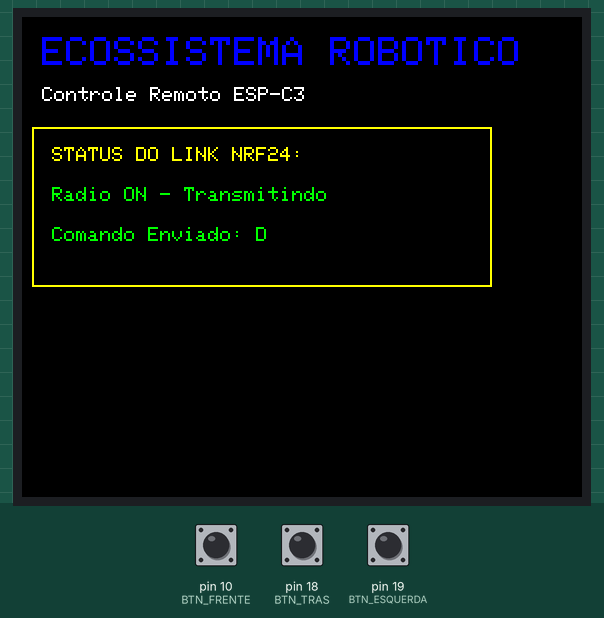
Bench run of a sketch on a simulated Arduino Nano, built with avr-gcc and run on an emulated ATmega328P. On the bench: 280×240 colour display. The inputs (shaded band) are chosen by the test bench; at power-on: pin 10 (BTN_FRENTE) HIGH, pin 18 (BTN_TRAS) HIGH, pin 19 (BTN_ESQUERDA) HIGH. No radio packets arrive unless stated.

Above: at 1.4 s.
1.5 s: pin 10 (BTN_FRENTE) pulled LOW for 0.15 s
3.1 s: pin 18 (BTN_TRAS) pulled LOW for 0.15 s
4.7 s: pin 19 (BTN_ESQUERDA) pulled LOW for 0.15 s
Timing chart, 0 to 7.7 s (numbered marks = the images above; inputs shaded):
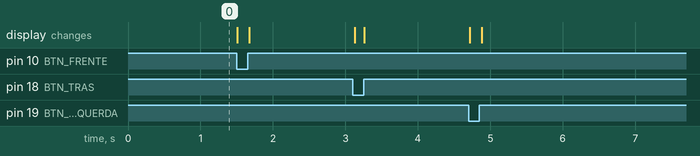

The sketch:

RC-ipsTFT-nfr24L01.ino
```cpp
#include <SPI.h>
#include <nRF24L01.h>
#include <RF24.h>
#include <Adafruit_GFX.h>    // Biblioteca gráfica base
#include <Adafruit_ST7789.h> // Biblioteca específica para telas IPS ST7789

// --- Configuração dos Pinos ---
// NRF24L01 no ESP-C3
#define NRF_CE   2
#define NRF_CSN  3

// Tela TFT 1.69"
#define TFT_CS   9
#define TFT_DC   8
#define TFT_RST  7

// Botões de Direção (Ultra Baixo Custo: Botões simples)
#define BTN_FRENTE   10
#define BTN_TRAS     18
#define BTN_ESQUERDA 19
#define BTN_DIREITA  20

// --- Inicialização dos Objetos ---
RF24 radio(NRF_CE, NRF_CSN);
Adafruit_ST7789 tft = Adafruit_ST7789(TFT_CS, TFT_DC, TFT_RST);

const byte endereco[6] = "TANK1";

// Estrutura de dados idêntica à do Arduino Nano (Robô)
struct PacoteControle {
  char direcao;     // 'F'=Frente, 'T'=Trás, 'E'=Esquerda, 'D'=Direita, 'P'=Parado
  int anguloBase;   // Ângulo simulado do braço
  int anguloGarra;  // Ângulo simulado da garra
};

PacoteControle meusComandos;
char ultimaDirecaoExibida = ' ';

void setup() {
  Serial.begin(115200);

  // Configuração dos Pinos dos Botões (Pull-up interno: não precisa de resistor externo)
  pinMode(BTN_FRENTE, INPUT_PULLUP);
  pinMode(BTN_TRAS, INPUT_PULLUP);
  pinMode(BTN_ESQUERDA, INPUT_PULLUP);
  pinMode(BTN_DIREITA, INPUT_PULLUP);

  // Inicializa a Tela TFT Colorida
  tft.init(240, 280); // Resolução padrão aproximada para telas de 1.69"
  tft.setRotation(1); // Modo paisagem (horizontal)
  tft.fillScreen(ST77XX_BLACK);

  // Desenha o Painel Inicial na Tela
  tft.setTextColor(ST77XX_BLUE);
  tft.setTextSize(2);
  tft.setCursor(10, 10);
  tft.println("ECOSSISTEMA ROBOTICO");
  tft.setTextColor(ST77XX_WHITE);
  tft.setTextSize(1);
  tft.setCursor(10, 35);
  tft.println("Controle Remoto ESP-C3");

  tft.drawRect(5, 55, 230, 80, ST77XX_YELLOW);
  tft.setCursor(15, 65);
  tft.setTextColor(ST77XX_YELLOW);
  tft.println("STATUS DO LINK NRF24:");

  // Inicializa o Rádio NRF24L01
  if (!radio.begin()) {
    tft.setCursor(15, 85);
    tft.setTextColor(ST77XX_RED);
    tft.println("ERRO hardware NRF!");
    Serial.println("Erro no rádio.");
    while (1);
  }

  radio.openWritingPipe(endereco);
  radio.setPALevel(RF24_PA_MAX); // Força potência máxima (PA+LNA ativo) para longo alcance
  radio.setDataRate(RF24_1MBPS);
  radio.stopListening();         // Define o controle como TRANSMISSOR

  tft.setCursor(15, 85);
  tft.setTextColor(ST77XX_GREEN);
  tft.println("Radio ON - Transmitindo");

  // Valores padrão para os servos da garra (posição centralizada)
  meusComandos.anguloBase = 90;
  meusComandos.anguloGarra = 90;
}

void loop() {
  // Leitura dos botões físicos (Lógica invertida devido ao INPUT_PULLUP: pressionado = LOW)
  if (digitalRead(BTN_FRENTE) == LOW) {
    meusComandos.direcao = 'F';
  } else if (digitalRead(BTN_TRAS) == LOW) {
    meusComandos.direcao = 'T';
  } else if (digitalRead(BTN_ESQUERDA) == LOW) {
    meusComandos.direcao = 'E';
  } else if (digitalRead(BTN_DIREITA) == LOW) {
    meusComandos.direcao = 'D';
  } else {
    meusComandos.direcao = 'P'; // Parado se nenhum botão for pressionado
  }

  // Envia o pacote de dados completo via rádio para o Arduino Nano
  bool sucessoEnvio = radio.write(&meusComandos, sizeof(PacoteControle));

  // Atualiza a Tela IPS apenas se a direção mudar (evita efeito de oscilação/piscar da tela)
  if (meusComandos.direcao != ultimaDirecaoExibida) {
    // Apaga a área anterior da tela
    tft.fillRect(15, 105, 200, 20, ST77XX_BLACK);
    tft.setCursor(15, 105);

    if (sucessoEnvio) {
      tft.setTextColor(ST77XX_GREEN);
      tft.print("Comando Enviado: "); tft.println(meusComandos.direcao);
    } else {
      tft.setTextColor(ST77XX_RED);
      tft.println("Falha no Link (Sem Sinal)");
    }
    ultimaDirecaoExibida = meusComandos.direcao;
  }

  delay(30); // Envia comandos aproximadamente 33 vezes por segundo (baixa latência)
}
```
